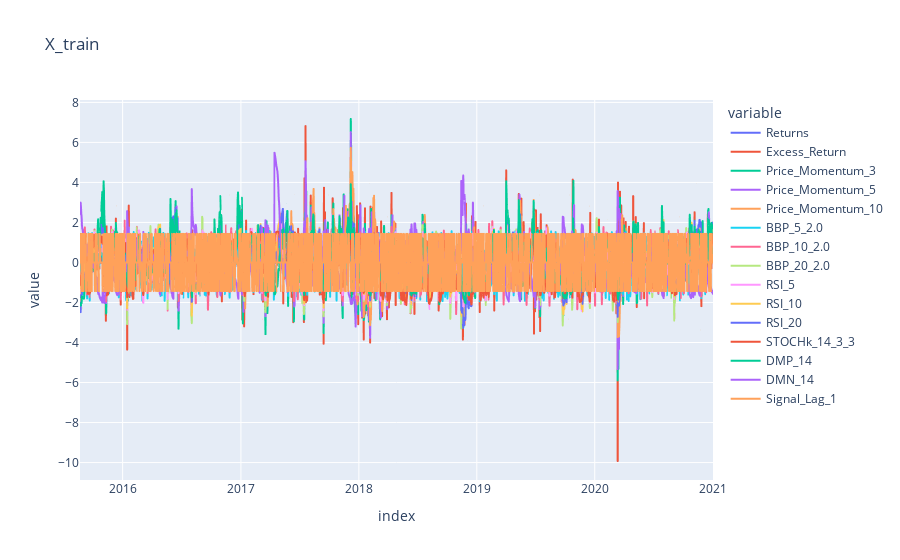
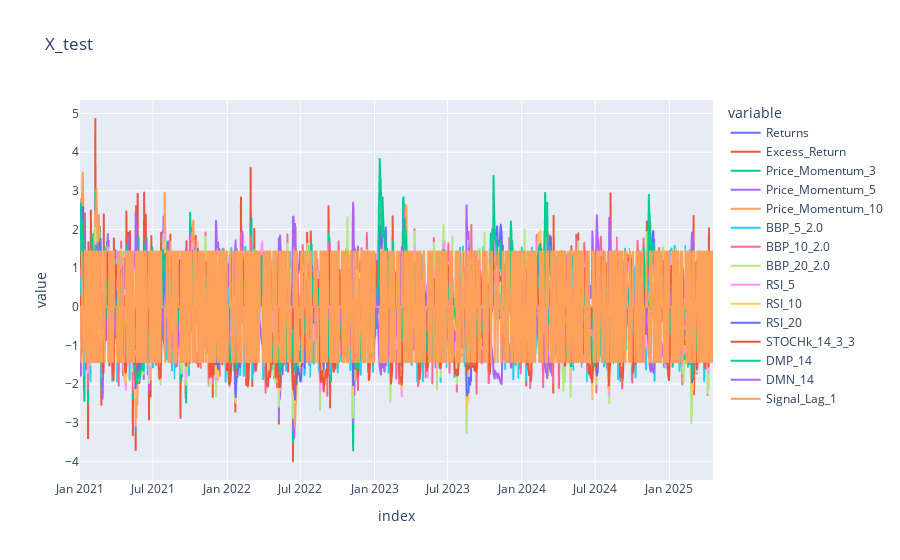

Notebook cell for these charts, in order:
### Code cell
# plot X_train and test
px.line(X_train, title='X_train').show()
px.line(X_test, title='X_test').show()

### Figure 1 — Plotly figure (JSON) as saved in the notebook; plotly's stock layout.template omitted (floating-point values rounded to 4 significant figures; data arrays with more than 128 entries replaced by an {"elided": "..."} marker saying what was removed)
{"data": [{"hovertemplate": "variable=Returns<br>index=%{x}<br>value=%{y}<extra></extra>", "legendgroup": "Returns", "line": {"color": "#636efa", "dash": "solid"}, "marker": {"symbol": "circle"}, "mode": "lines", "name": "Returns", "showlegend": true, "type": "scattergl", "x": {"elided": "1960 str values"}, "xaxis": "x", "y": {"elided": "1960 float values"}, "yaxis": "y"}, {"hovertemplate": "variable=Excess_Return<br>index=%{x}<br>value=%{y}<extra></extra>", "legendgroup": "Excess_Return", "line": {"color": "#EF553B", "dash": "solid"}, "marker": {"symbol": "circle"}, "mode": "lines", "name": "Excess_Return", "showlegend": true, "type": "scattergl", "x": {"elided": "1960 str values"}, "xaxis": "x", "y": {"elided": "1960 float values"}, "yaxis": "y"}, {"hovertemplate": "variable=Price_Momentum_3<br>index=%{x}<br>value=%{y}<extra></extra>", "legendgroup": "Price_Momentum_3", "line": {"color": "#00cc96", "dash": "solid"}, "marker": {"symbol": "circle"}, "mode": "lines", "name": "Price_Momentum_3", "showlegend": true, "type": "scattergl", "x": {"elided": "1960 str values"}, "xaxis": "x", "y": {"elided": "1960 float values"}, "yaxis": "y"}, {"hovertemplate": "variable=Price_Momentum_5<br>index=%{x}<br>value=%{y}<extra></extra>", "legendgroup": "Price_Momentum_5", "line": {"color": "#ab63fa", "dash": "solid"}, "marker": {"symbol": "circle"}, "mode": "lines", "name": "Price_Momentum_5", "showlegend": true, "type": "scattergl", "x": {"elided": "1960 str values"}, "xaxis": "x", "y": {"elided": "1960 float values"}, "yaxis": "y"}, {"hovertemplate": "variable=Price_Momentum_10<br>index=%{x}<br>value=%{y}<extra></extra>", "legendgroup": "Price_Momentum_10", "line": {"color": "#FFA15A", "dash": "solid"}, "marker": {"symbol": "circle"}, "mode": "lines", "name": "Price_Momentum_10", "showlegend": true, "type": "scattergl", "x": {"elided": "1960 str values"}, "xaxis": "x", "y": {"elided": "1960 float values"}, "yaxis": "y"}, {"hovertemplate": "variable=BBP_5_2.0<br>index=%{x}<br>value=%{y}<extra></extra>", "legendgroup": "BBP_5_2.0", "line": {"color": "#19d3f3", "dash": "solid"}, "marker": {"symbol": "circle"}, "mode": "lines", "name": "BBP_5_2.0", "showlegend": true, "type": "scattergl", "x": {"elided": "1960 str values"}, "xaxis": "x", "y": {"elided": "1960 float values"}, "yaxis": "y"}, {"hovertemplate": "variable=BBP_10_2.0<br>index=%{x}<br>value=%{y}<extra></extra>", "legendgroup": "BBP_10_2.0", "line": {"color": "#FF6692", "dash": "solid"}, "marker": {"symbol": "circle"}, "mode": "lines", "name": "BBP_10_2.0", "showlegend": true, "type": "scattergl", "x": {"elided": "1960 str values"}, "xaxis": "x", "y": {"elided": "1960 float values"}, "yaxis": "y"}, {"hovertemplate": "variable=BBP_20_2.0<br>index=%{x}<br>value=%{y}<extra></extra>", "legendgroup": "BBP_20_2.0", "line": {"color": "#B6E880", "dash": "solid"}, "marker": {"symbol": "circle"}, "mode": "lines", "name": "BBP_20_2.0", "showlegend": true, "type": "scattergl", "x": {"elided": "1960 str values"}, "xaxis": "x", "y": {"elided": "1960 float values"}, "yaxis": "y"}, {"hovertemplate": "variable=RSI_5<br>index=%{x}<br>value=%{y}<extra></extra>", "legendgroup": "RSI_5", "line": {"color": "#FF97FF", "dash": "solid"}, "marker": {"symbol": "circle"}, "mode": "lines", "name": "RSI_5", "showlegend": true, "type": "scattergl", "x": {"elided": "1960 str values"}, "xaxis": "x", "y": {"elided": "1960 float values"}, "yaxis": "y"}, {"hovertemplate": "variable=RSI_10<br>index=%{x}<br>value=%{y}<extra></extra>", "legendgroup": "RSI_10", "line": {"color": "#FECB52", "dash": "solid"}, "marker": {"symbol": "circle"}, "mode": "lines", "name": "RSI_10", "showlegend": true, "type": "scattergl", "x": {"elided": "1960 str values"}, "xaxis": "x", "y": {"elided": "1960 float values"}, "yaxis": "y"}, {"hovertemplate": "variable=RSI_20<br>index=%{x}<br>value=%{y}<extra></extra>", "legendgroup": "RSI_20", "line": {"color": "#636efa", "dash": "solid"}, "marker": {"symbol": "circle"}, "mode": "lines", "name": "RSI_20", "showlegend": true, "type": "scattergl", "x": {"elided": "1960 str values"}, "xaxis": "x", "y": {"elided": "1960 float values"}, "yaxis": "y"}, {"hovertemplate": "variable=STOCHk_14_3_3<br>index=%{x}<br>value=%{y}<extra></extra>", "legendgroup": "STOCHk_14_3_3", "line": {"color": "#EF553B", "dash": "solid"}, "marker": {"symbol": "circle"}, "mode": "lines", "name": "STOCHk_14_3_3", "showlegend": true, "type": "scattergl", "x": {"elided": "1960 str values"}, "xaxis": "x", "y": {"elided": "1960 float values"}, "yaxis": "y"}, {"hovertemplate": "variable=DMP_14<br>index=%{x}<br>value=%{y}<extra></extra>", "legendgroup": "DMP_14", "line": {"color": "#00cc96", "dash": "solid"}, "marker": {"symbol": "circle"}, "mode": "lines", "name": "DMP_14", "showlegend": true, "type": "scattergl", "x": {"elided": "1960 str values"}, "xaxis": "x", "y": {"elided": "1960 float values"}, "yaxis": "y"}, {"hovertemplate": "variable=DMN_14<br>index=%{x}<br>value=%{y}<extra></extra>", "legendgroup": "DMN_14", "line": {"color": "#ab63fa", "dash": "solid"}, "marker": {"symbol": "circle"}, "mode": "lines", "name": "DMN_14", "showlegend": true, "type": "scattergl", "x": {"elided": "1960 str values"}, "xaxis": "x", "y": {"elided": "1960 float values"}, "yaxis": "y"}, {"hovertemplate": "variable=Signal_Lag_1<br>index=%{x}<br>value=%{y}<extra></extra>", "legendgroup": "Signal_Lag_1", "line": {"color": "#FFA15A", "dash": "solid"}, "marker": {"symbol": "circle"}, "mode": "lines", "name": "Signal_Lag_1", "showlegend": true, "type": "scattergl", "x": {"elided": "1960 str values"}, "xaxis": "x", "y": {"elided": "1960 float values"}, "yaxis": "y"}], "layout": {"legend": {"title": {"text": "variable"}, "tracegroupgap": 0}, "title": {"text": "X_train"}, "xaxis": {"anchor": "y", "domain": [0, 1], "title": {"text": "index"}}, "yaxis": {"anchor": "x", "domain": [0, 1], "title": {"text": "value"}}}}

### Figure 2 — Plotly figure (JSON) as saved in the notebook; plotly's stock layout.template omitted (floating-point values rounded to 4 significant figures; data arrays with more than 128 entries replaced by an {"elided": "..."} marker saying what was removed)
{"data": [{"hovertemplate": "variable=Returns<br>index=%{x}<br>value=%{y}<extra></extra>", "legendgroup": "Returns", "line": {"color": "#636efa", "dash": "solid"}, "marker": {"symbol": "circle"}, "mode": "lines", "name": "Returns", "showlegend": true, "type": "scattergl", "x": {"elided": "1570 str values"}, "xaxis": "x", "y": {"elided": "1570 float values"}, "yaxis": "y"}, {"hovertemplate": "variable=Excess_Return<br>index=%{x}<br>value=%{y}<extra></extra>", "legendgroup": "Excess_Return", "line": {"color": "#EF553B", "dash": "solid"}, "marker": {"symbol": "circle"}, "mode": "lines", "name": "Excess_Return", "showlegend": true, "type": "scattergl", "x": {"elided": "1570 str values"}, "xaxis": "x", "y": {"elided": "1570 float values"}, "yaxis": "y"}, {"hovertemplate": "variable=Price_Momentum_3<br>index=%{x}<br>value=%{y}<extra></extra>", "legendgroup": "Price_Momentum_3", "line": {"color": "#00cc96", "dash": "solid"}, "marker": {"symbol": "circle"}, "mode": "lines", "name": "Price_Momentum_3", "showlegend": true, "type": "scattergl", "x": {"elided": "1570 str values"}, "xaxis": "x", "y": {"elided": "1570 float values"}, "yaxis": "y"}, {"hovertemplate": "variable=Price_Momentum_5<br>index=%{x}<br>value=%{y}<extra></extra>", "legendgroup": "Price_Momentum_5", "line": {"color": "#ab63fa", "dash": "solid"}, "marker": {"symbol": "circle"}, "mode": "lines", "name": "Price_Momentum_5", "showlegend": true, "type": "scattergl", "x": {"elided": "1570 str values"}, "xaxis": "x", "y": {"elided": "1570 float values"}, "yaxis": "y"}, {"hovertemplate": "variable=Price_Momentum_10<br>index=%{x}<br>value=%{y}<extra></extra>", "legendgroup": "Price_Momentum_10", "line": {"color": "#FFA15A", "dash": "solid"}, "marker": {"symbol": "circle"}, "mode": "lines", "name": "Price_Momentum_10", "showlegend": true, "type": "scattergl", "x": {"elided": "1570 str values"}, "xaxis": "x", "y": {"elided": "1570 float values"}, "yaxis": "y"}, {"hovertemplate": "variable=BBP_5_2.0<br>index=%{x}<br>value=%{y}<extra></extra>", "legendgroup": "BBP_5_2.0", "line": {"color": "#19d3f3", "dash": "solid"}, "marker": {"symbol": "circle"}, "mode": "lines", "name": "BBP_5_2.0", "showlegend": true, "type": "scattergl", "x": {"elided": "1570 str values"}, "xaxis": "x", "y": {"elided": "1570 float values"}, "yaxis": "y"}, {"hovertemplate": "variable=BBP_10_2.0<br>index=%{x}<br>value=%{y}<extra></extra>", "legendgroup": "BBP_10_2.0", "line": {"color": "#FF6692", "dash": "solid"}, "marker": {"symbol": "circle"}, "mode": "lines", "name": "BBP_10_2.0", "showlegend": true, "type": "scattergl", "x": {"elided": "1570 str values"}, "xaxis": "x", "y": {"elided": "1570 float values"}, "yaxis": "y"}, {"hovertemplate": "variable=BBP_20_2.0<br>index=%{x}<br>value=%{y}<extra></extra>", "legendgroup": "BBP_20_2.0", "line": {"color": "#B6E880", "dash": "solid"}, "marker": {"symbol": "circle"}, "mode": "lines", "name": "BBP_20_2.0", "showlegend": true, "type": "scattergl", "x": {"elided": "1570 str values"}, "xaxis": "x", "y": {"elided": "1570 float values"}, "yaxis": "y"}, {"hovertemplate": "variable=RSI_5<br>index=%{x}<br>value=%{y}<extra></extra>", "legendgroup": "RSI_5", "line": {"color": "#FF97FF", "dash": "solid"}, "marker": {"symbol": "circle"}, "mode": "lines", "name": "RSI_5", "showlegend": true, "type": "scattergl", "x": {"elided": "1570 str values"}, "xaxis": "x", "y": {"elided": "1570 float values"}, "yaxis": "y"}, {"hovertemplate": "variable=RSI_10<br>index=%{x}<br>value=%{y}<extra></extra>", "legendgroup": "RSI_10", "line": {"color": "#FECB52", "dash": "solid"}, "marker": {"symbol": "circle"}, "mode": "lines", "name": "RSI_10", "showlegend": true, "type": "scattergl", "x": {"elided": "1570 str values"}, "xaxis": "x", "y": {"elided": "1570 float values"}, "yaxis": "y"}, {"hovertemplate": "variable=RSI_20<br>index=%{x}<br>value=%{y}<extra></extra>", "legendgroup": "RSI_20", "line": {"color": "#636efa", "dash": "solid"}, "marker": {"symbol": "circle"}, "mode": "lines", "name": "RSI_20", "showlegend": true, "type": "scattergl", "x": {"elided": "1570 str values"}, "xaxis": "x", "y": {"elided": "1570 float values"}, "yaxis": "y"}, {"hovertemplate": "variable=STOCHk_14_3_3<br>index=%{x}<br>value=%{y}<extra></extra>", "legendgroup": "STOCHk_14_3_3", "line": {"color": "#EF553B", "dash": "solid"}, "marker": {"symbol": "circle"}, "mode": "lines", "name": "STOCHk_14_3_3", "showlegend": true, "type": "scattergl", "x": {"elided": "1570 str values"}, "xaxis": "x", "y": {"elided": "1570 float values"}, "yaxis": "y"}, {"hovertemplate": "variable=DMP_14<br>index=%{x}<br>value=%{y}<extra></extra>", "legendgroup": "DMP_14", "line": {"color": "#00cc96", "dash": "solid"}, "marker": {"symbol": "circle"}, "mode": "lines", "name": "DMP_14", "showlegend": true, "type": "scattergl", "x": {"elided": "1570 str values"}, "xaxis": "x", "y": {"elided": "1570 float values"}, "yaxis": "y"}, {"hovertemplate": "variable=DMN_14<br>index=%{x}<br>value=%{y}<extra></extra>", "legendgroup": "DMN_14", "line": {"color": "#ab63fa", "dash": "solid"}, "marker": {"symbol": "circle"}, "mode": "lines", "name": "DMN_14", "showlegend": true, "type": "scattergl", "x": {"elided": "1570 str values"}, "xaxis": "x", "y": {"elided": "1570 float values"}, "yaxis": "y"}, {"hovertemplate": "variable=Signal_Lag_1<br>index=%{x}<br>value=%{y}<extra></extra>", "legendgroup": "Signal_Lag_1", "line": {"color": "#FFA15A", "dash": "solid"}, "marker": {"symbol": "circle"}, "mode": "lines", "name": "Signal_Lag_1", "showlegend": true, "type": "scattergl", "x": {"elided": "1570 str values"}, "xaxis": "x", "y": {"elided": "1570 float values"}, "yaxis": "y"}], "layout": {"legend": {"title": {"text": "variable"}, "tracegroupgap": 0}, "title": {"text": "X_test"}, "xaxis": {"anchor": "y", "domain": [0, 1], "title": {"text": "index"}}, "yaxis": {"anchor": "x", "domain": [0, 1], "title": {"text": "value"}}}}
